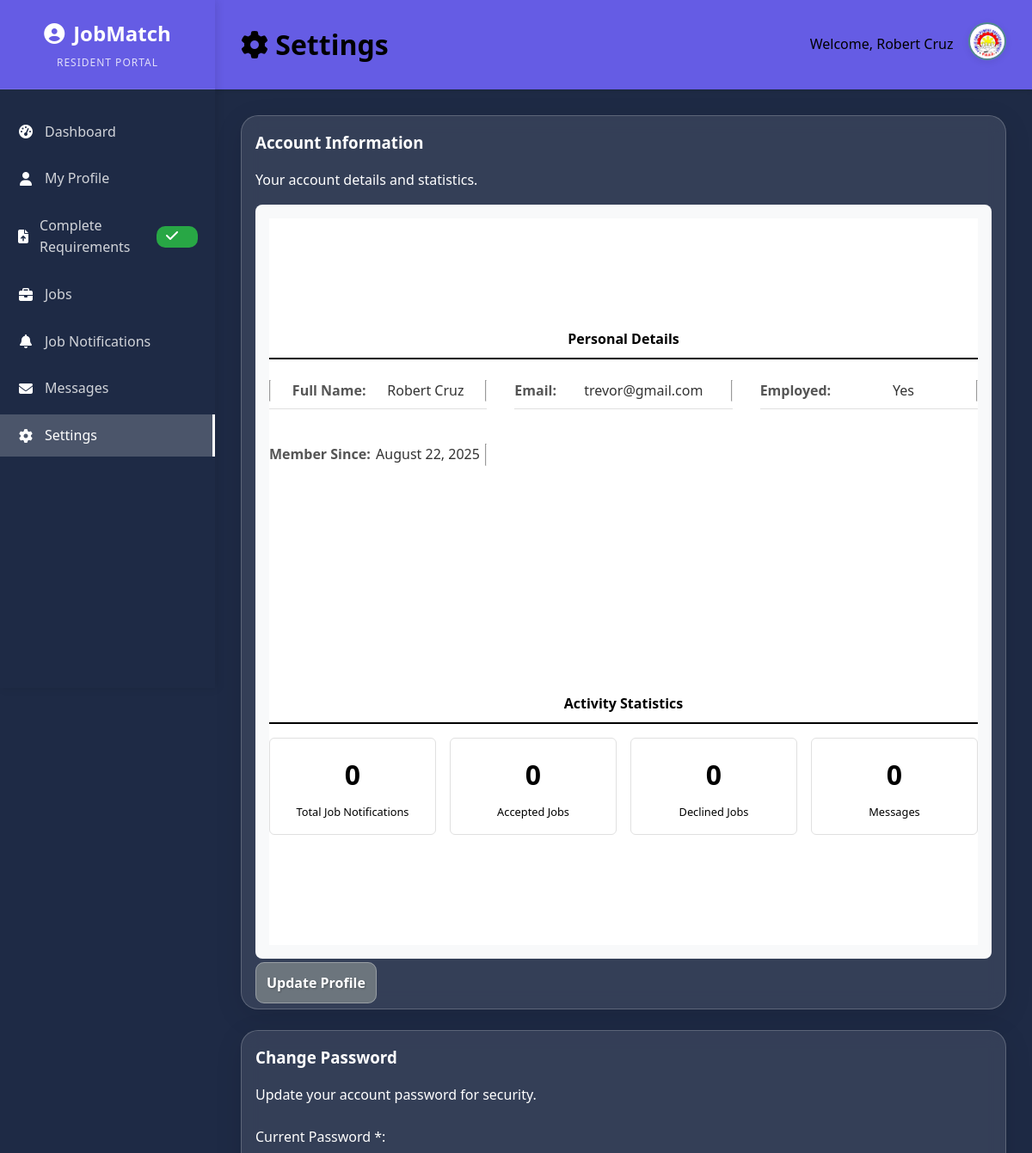
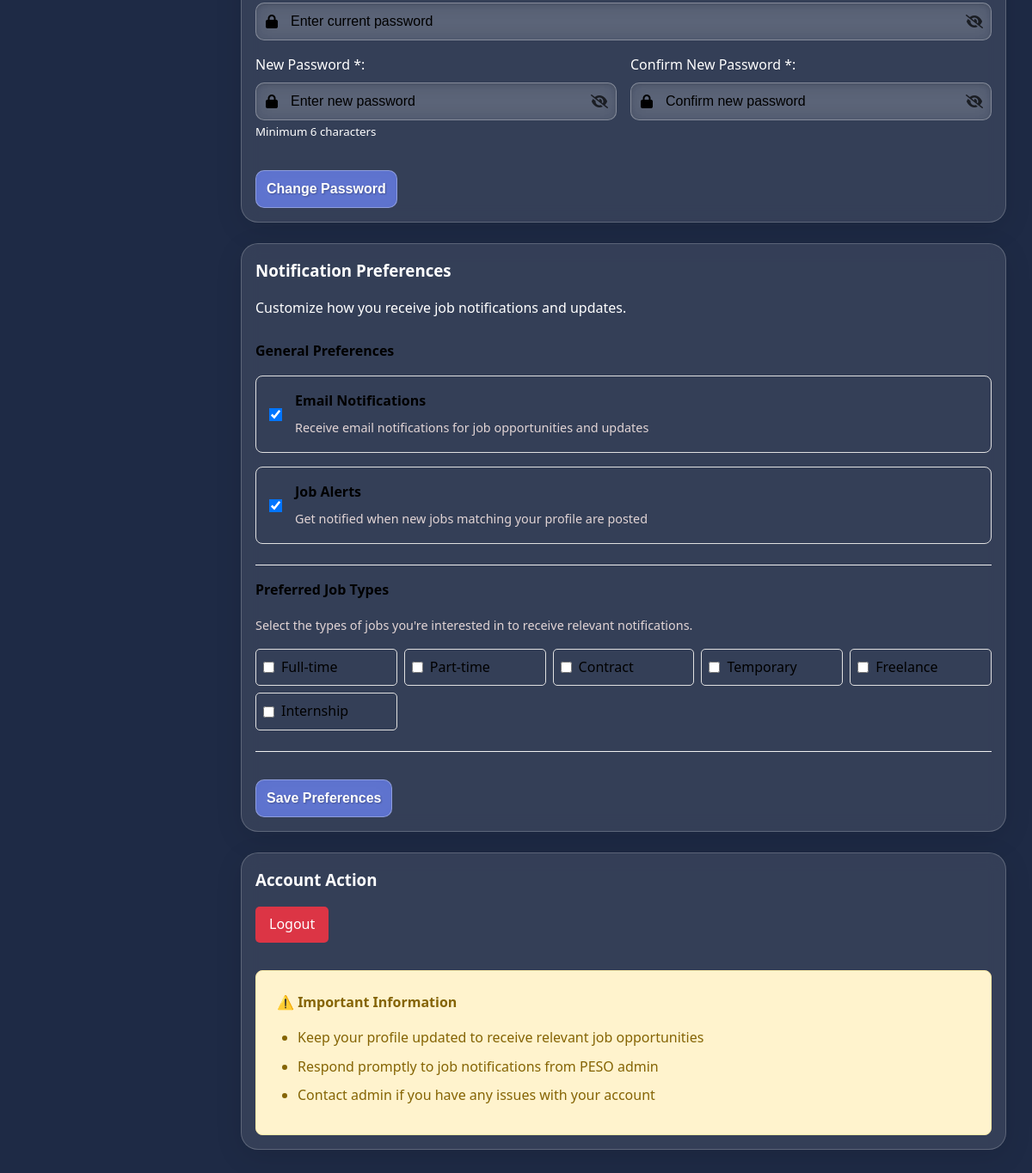
/PESO.BANSUD/resident/settings.php (signed in), run on the app's committed database (2 pictures, top to bottom).
### tables this page shows
CREATE TABLE `residents` (
  `id` int(11) NOT NULL,
  `first_name` varchar(100) NOT NULL,
  `middle_name` varchar(100) DEFAULT NULL,
  `last_name` varchar(100) NOT NULL,
  `birthdate` date DEFAULT NULL,
  `profile_picture` varchar(225) DEFAULT NULL,
  `age` int(11) NOT NULL,
  `preferred_job` varchar(255) DEFAULT NULL,
  `employed` varchar(255) DEFAULT NULL,
  `educational_attainment` varchar(100) DEFAULT NULL,
  `skills` varchar(225) NOT NULL,
  `job_title` varchar(255) DEFAULT NULL,
  `salary_income` varchar(225) NOT NULL,
  `sitio` varchar(225) NOT NULL,
  `barangay_id` int(11) DEFAULT NULL,
  `email` varchar(100) DEFAULT NULL,
  `password` varchar(255) NOT NULL,
  `approved` tinyint(1) DEFAULT 0,
  `phone` varchar(20) DEFAULT NULL,
  `valid_id` varchar(225) NOT NULL,
  `created_at` timestamp NOT NULL DEFAULT current_timestamp(),
  `updated_at` timestamp NOT NULL DEFAULT current_timestamp() ON UPDATE current_timestamp(),
  `email_notifications` tinyint(1) DEFAULT 1,
  `job_alerts` tinyint(1) DEFAULT 1,
  `preferred_job_types` longtext DEFAULT NULL CHECK (json_valid(`preferred_job_types`)),
  `gender` varchar(10) DEFAULT 'Unknown',
  `requirements_completed` tinyint(1) DEFAULT 0
);

### PESO.BANSUD/resident/settings.php (the view, shortened to what this page needs)
<?php
$database = new Database();
$db = $database->getConnection();
$resident_id = $_SESSION['user_id'];
$resident_query = "SELECT * FROM residents WHERE id = :id";
$resident_stmt = $db->prepare($resident_query);
$resident_stmt->bindParam(':id', $resident_id);
$resident_stmt->execute();
$resident_data = $resident_stmt->fetch(PDO::FETCH_ASSOC);
$stats_query = "SELECT
                (SELECT COUNT(*) FROM job_notifications WHERE resident_id = :resident_id) as total_notifications,
                (SELECT COUNT(*) FROM job_notifications WHERE resident_id = :resident_id AND status = 'accepted') as accepted_jobs,
                (SELECT COUNT(*) FROM job_notifications WHERE resident_id = :resident_id AND status = 'declined') as declined_jobs,
                (SELECT COUNT(*) FROM job_notifications WHERE resident_id = :resident_id AND status = 'sent') as pending_responses,
                (SELECT COUNT(*) FROM messages WHERE receiver_type = 'resident' AND receiver_id = :resident_id AND is_read = 0) as unread_messages,
                (SELECT COUNT(*) FROM messages WHERE (sender_type = 'resident' AND sender_id = :resident_id) OR (receiver_type = 'resident' AND receiver_id = :resident_id)) as total_messages";
$stats_stmt = $db->prepare($stats_query);
$stats_stmt->bindParam(':resident_id', $resident_id);
$stats_stmt->execute();
$stats = $stats_stmt->fetch(PDO::FETCH_ASSOC);
$preferred_job_types = [];
?>
<!DOCTYPE html>
<html lang="en">
<head>
    <link rel="stylesheet" href="../assets/css/style.css">
    <link rel="stylesheet" href="https://cdnjs.cloudflare.com/ajax/libs/font-awesome/6.5.1/css/all.min.css">
    <link rel="stylesheet" href="../assets/css/resident/rsettings.css">
    <link rel="stylesheet" href="/assets/css/profilePic.css">
    <link rel="stylesheet" href="/assets/css/resident/requirements-sidebar.css">
    <link rel="stylesheet" href="../assets/css/login.css">
</head>
<body>
    <div class="main-container">
        <div class="sidebar mobile-hidden" id="sidebar">
            <div class="sidebar-header">
                <h2><i class="fas fa-user-circle"></i> JobMatch</h2>
                <span class="resident-label">Resident Portal</span>
            </div>
            <nav class="sidebar-nav">
                <ul>
                    <li><a href="dashboard.php"><i class="fas fa-tachometer-alt"></i> Dashboard</a></li>
                    <li><a href="profile.php"><i class="fas fa-user"></i> My Profile</a></li>
                     <li><a href="requirements.php"><i class="fas fa-file-upload"></i> Complete Requirements <span class="badge completed"><i class="fas fa-check"></i></span></a></li>
                    <li><a href="jobs.php"><i class="fas fa-briefcase"></i> Jobs</a></li>
                    <li><a href="notifications.php"><i class="fas fa-bell"></i> Job Notifications
                    </a></li>
                    <li><a href="messages.php"><i class="fas fa-envelope"></i> Messages
                    </a></li>
                    <li><a href="settings.php" class="active"><i class="fas fa-cog"></i> Settings</a></li>
                </ul>
            </nav>
        </div>
        <div class="main-content has-sidebar-toggle" id="mainContent">
            <div class="header">
                <h1><i class="fas fa-cog"></i> Settings</h1>
                <div class="user-info">
                    <span>Welcome, <?php echo htmlspecialchars($_SESSION['username']); ?></span>
                    <div class="profile-dropdown">
                        <img src="<?php echo !empty($resident_data['profile_picture']) ? '../images/' . htmlspecialchars($resident_data['profile_picture']) : '../images/PesoLogo.jpg'; ?>" class="profile-pic" id="profilePic" alt="Profile Picture">
                    </div>
                </div>
            </div>
            <div class="dashboard-container">
        <div class="dashboard-card">
            <h3>Account Information</h3>
            <p style="color: white; margin-bottom: 1rem;">Your account details and statistics.</p>
            <div class="account-info">
                <div class="info-section">
                    <h4>Personal Details</h4>
                    <div class="info-grid">
                        <div class="info-item">
                            <hr>
                            <strong>Full Name:</strong>
                            <span><?php echo htmlspecialchars($resident_data['first_name'] . ' ' . ($resident_data['middle_name'] ? $resident_data['middle_name'] . ' ' : '') . $resident_data['last_name']); ?></span>
                            <hr>
                        </div>
                        <div class="info-item">
                            <strong>Email:</strong>
                            <span><?php echo htmlspecialchars($resident_data['email']); ?></span>
                            <hr>
                        </div>
                        <div class="info-item">
                            <strong>Employed:</strong>
                            <span><?php echo htmlspecialchars($resident_data['employed']); ?></span>
                            <hr>
                        </div>
                        <div class="info-item">
                            <strong>Member Since:</strong>
                            <span><?php echo date('F j, Y', strtotime($resident_data['created_at'])); ?></span>
                            <hr>
                        </div>
                    </div>
                </div>
                <div class="info-section">
                    <h4>Activity Statistics</h4>
                    <div class="stat-grid">
                        <div class="stat-item">
                            <div class="stat-number"><?php echo number_format($stats['total_notifications']); ?></div>
                            <div class="stat-label">Total Job Notifications</div>
                        </div>
                        <div class="stat-item">
                            <div class="stat-number"><?php echo number_format($stats['accepted_jobs']); ?></div>
                            <div class="stat-label">Accepted Jobs</div>
                        </div>
                        <div class="stat-item">
                            <div class="stat-number"><?php echo number_format($stats['declined_jobs']); ?></div>
                            <div class="stat-label">Declined Jobs</div>
                        </div>
                        <div class="stat-item">
                            <div class="stat-number"><?php echo number_format($stats['total_messages']); ?></div>
                            <div class="stat-label">Messages</div>
                        </div>
                    </div>
                </div>
            </div>
            <div style="margin-top: 1rem;">
                <a href="profile.php" class="btn-secondary">Update Profile</a>
            </div>
        </div>
        <div class="dashboard-card">
            <h3>Change Password</h3>
            <p style="color: white; margin-bottom: 1.5rem;">Update your account password for security.</p>
            <form method="POST" action="">
                <div class="form-group">
                    <label for="current_password">Current Password *:</label>
                    <div class="input-with-icon password-container">
                        <i class="fas fa-lock input-icon"></i>
                        <input type="password" name="current_password" id="current_password" placeholder="Enter current password" required>
                        <i class="toggle-password fas fa-eye-slash" onclick="togglePassword('current_password', this)"></i>
                    </div>
                </div>
                <div style="display: grid; grid-template-columns: 1fr 1fr; gap: 1rem;">
                    <div class="form-group">
                        <label for="new_password">New Password *:</label>
                        <div class="input-with-icon password-container">
                            <i class="fas fa-lock input-icon"></i>
                            <input type="password" name="new_password" id="new_password" placeholder="Enter new password" required minlength="6">
                            <i class="toggle-password fas fa-eye-slash" onclick="togglePassword('new_password', this)"></i>
                        </div>
                        <small style="color: white;">Minimum 6 characters</small>
                    </div>
                    <div class="form-group">
                        <label for="confirm_password">Confirm New Password *:</label>
                        <div class="input-with-icon password-container">
                            <i class="fas fa-lock input-icon"></i>
                            <input type="password" name="confirm_password" id="confirm_password" placeholder="Confirm new password" required minlength="6">
                            <i class="toggle-password fas fa-eye-slash" onclick="togglePassword('confirm_password', this)"></i>
                        </div>
                    </div>
                </div>
                <div style="margin-top: 1rem;">
                    <button type="submit" class="btn-primary">Change Password</button>
                </div>
            </form>
        </div>
        <div class="dashboard-card">
            <h3>Notification Preferences</h3>
            <p style="color: white; margin-bottom: 1.5rem;">Customize how you receive job notifications and updates.</p>
            <form method="POST" action="">
                <div class="preferences-section">
                    <h4>General Preferences</h4>
                    <div class="preference-options">
                        <label class="preference-option">
                            <input type="checkbox" name="email_notifications" value="1" <?php echo ($resident_data['email_notifications'] ?? 0) ? 'checked' : ''; ?>>
                            <div class="option-content">
                                <strong style="color: black;">Email Notifications</strong>
                                <span style="color: #e2d5d5ff;">Receive email notifications for job opportunities and updates</span>
                            </div>
                        </label>
                        <label class="preference-option">
                            <input type="checkbox" name="job_alerts" value="1" <?php echo ($resident_data['job_alerts'] ?? 0) ? 'checked' : ''; ?>>
                            <div class="option-content">
                                <strong style="color: black;">Job Alerts</strong>
                                <span style="color: #e2d5d5ff;">Get notified when new jobs matching your profile are posted</span>
                            </div>
                        </label>
                    </div>
                </div>
                <div class="preferences-section">
                    <h4>Preferred Job Types</h4>
                    <p style="color: #e2d5d5ff; font-size: 0.9rem; margin-bottom: 1rem;">Select the types of jobs you're interested in to receive relevant notifications.</p>
                    <div class="job-type-options">
                        <?php
                        $job_types = ['Full-time', 'Part-time', 'Contract', 'Temporary', 'Freelance', 'Internship'];
                        foreach ($job_types as $type):
                        ?>
                            <label class="job-type-option">
                                <input type="checkbox" name="preferred_job_types[]" value="<?php echo $type; ?>" <?php echo in_array($type, $preferred_job_types) ? 'checked' : ''; ?>>
                                <span><?php echo $type; ?></span>
                            </label>
                        <?php endforeach; ?>
                    </div>
                </div>
                <div style="margin-top: 2rem;">
                    <button type="submit" class="btn-primary">Save Preferences</button>
                </div>
            </form>
        </div>
        <div class="dashboard-card">
            <h3>Account Action</h3>
            <div class="action-buttons">
                <a href="../auth/logout.php" class="btn-danger" onclick="return confirm('Are you sure you want to logout?')">Logout</a>
            </div>
            <div class="account-warning">
                <h4>⚠️ Important Information</h4>
                <ul>
                    <li>Keep your profile updated to receive relevant job opportunities</li>
                    <li>Respond promptly to job notifications from PESO admin</li>
                    <li>Contact admin if you have any issues with your account</li>
                </ul>
            </div>
        </div>
    </div>
            </div>
        </div>
</body>
</html>

### data on the page
residents: first_name+middle_name+last_name "Robert Cruz", email "trevor@gmail.com", employed "Yes", created_at "August 22, 2025", email_notifications "☑", job_alerts "☑"

### other printed values
$_SESSION['username'] "Robert Cruz"
$stats['total_notifications'] "0"
$stats['accepted_jobs'] "0"
$stats['declined_jobs'] "0"
$stats['total_messages'] "0"
$type "Full-time"
$type "Part-time"
$type "Contract"
$type "Temporary"
$type "Freelance"
$type "Internship"
